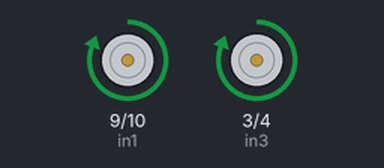
A sketch run on a simulated Arduino Uno, built with avr-gcc and run on an emulated ATmega328P. Shown: motor-driver pin pairs drawn as motors (green arrow = first pin HIGH = forward, orange = second pin HIGH = backward, longer = more drive, scaled by the enable pin).

Above: at 4.0 s.
At 8.5 s:
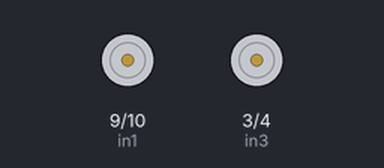
At 13.0 s:
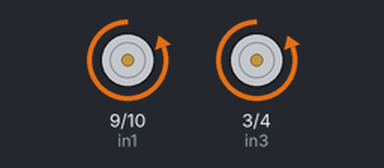
Timing chart, 0 to 23.4 s (numbered marks = the images above):
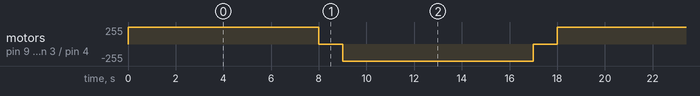

The sketch:

sketch_nov1a.ino
```cpp
//A Motoru için Bağlantı pinleri

int enA = 8;

int in1 = 9;

int in2 = 10;

//B Motoru için Bağlantı pinleri

int enB = 2;

int in3 = 3;

int in4 = 4;

void setup(){    //Giriş-çıkış pinlerini tanımlıyoruz.

pinMode(enA, OUTPUT);

pinMode(enB, OUTPUT);

pinMode(in1, OUTPUT);

pinMode(in2, OUTPUT);

pinMode(in3, OUTPUT);

pinMode(in4, OUTPUT);

}

void loop()

{

analogWrite(enA, 255); //Enable pinlerinden motor hızını ayarlıyoruz.

analogWrite(enB, 255);

digitalWrite(in1, HIGH);  //Motorlara ileri yönde hareket komutu veriyoruz.

digitalWrite(in2, LOW);

digitalWrite(in3, HIGH);

digitalWrite(in4, LOW);

delay(8000);

digitalWrite(in1, LOW); //Motorları durduruyoruz.

digitalWrite(in2, LOW);

digitalWrite(in3, LOW);

digitalWrite(in4, LOW);

delay(1000);

digitalWrite(in1, LOW);  //Motorlara geri yönde hareket komutu veriyoruz.

digitalWrite(in2, HIGH);

digitalWrite(in3, LOW);

digitalWrite(in4, HIGH);

delay(8000);

digitalWrite(in1, LOW); //Motorları durduruyoruz.

digitalWrite(in2, LOW);

digitalWrite(in3, LOW);

digitalWrite(in4, LOW);

delay(1000);

}
```

Measured:
- by itself, motor on pin 9 (in1) / pin 10 (in2), motor on pin 3 (in3) / pin 4 (in4): repeats every 18.0 s: stopped 1.0 s, backward 255/255 8.0 s, stopped 1.0 s, forward 255/255 8.0 s
